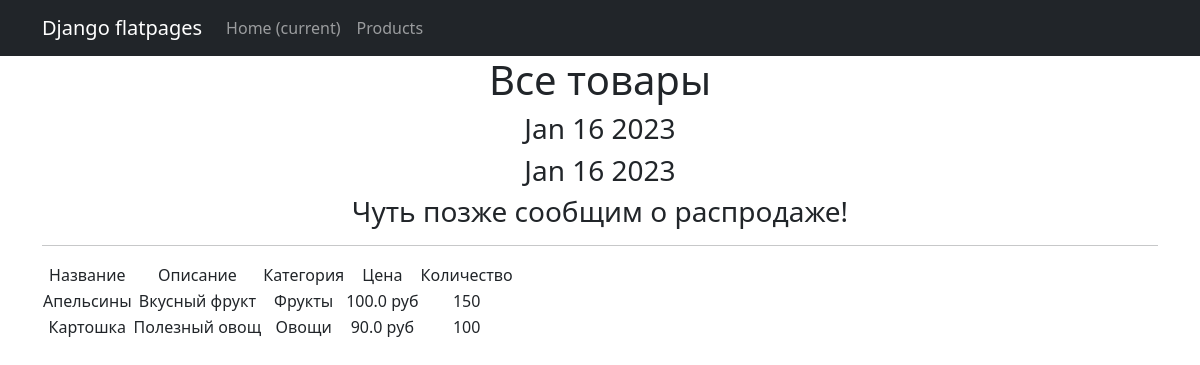
Screenshot of /products/ with the database file from the repository.
### simpleapp/models.py (models this page shows, shortened)
class Product(models.Model):
    name = models.CharField(
        max_length=50,
        unique=True, # названия товаров не должны повторяться
    )
    description = models.TextField()
    quantity = models.IntegerField(
        validators=[MinValueValidator(0)],
    )
    category = models.ForeignKey(
        to='Category',
        on_delete=models.CASCADE,
        related_name='products', # все продукты в категории будут доступны через поле products
    )
    price = models.FloatField(
        validators=[MinValueValidator(0.0)],
    )

class Category(models.Model):
    name = models.CharField(max_length=100, unique=True)

### simpleapp/views.py (the view)
# urls.py: path('', ProductsList.as_view()),
class ProductsList(ListView):
    model = Product
    ordering = 'name'
    template_name = 'products.html'
    context_object_name = 'products'
    def get_context_data(self, **kwargs):
        context = super().get_context_data(**kwargs)
        context['time_now'] = datetime.utcnow()
        context['next_sale'] = None
        return context

### simpleapp/templatetags/custom_filters.py (called while the page is built)
@register.filter()
def currency(value, code='rub'):
   postfix = CURRENCIES_SYMBOLS[code]
   return f'{value} {postfix}'

@register.simple_tag()
def current_time(format_string='%b %d %Y'):
   return datetime.utcnow().strftime(format_string)

### templates/products.html (shortened to what this page needs)
{% extends 'flatpages/default.html' %}
{% load custom_filters %}
{% load custom_tags %}
{% block content %}
   <h1>Все товары</h1>
   <h3>{{ time_now|date:'M d Y' }}</h3>
    <h3>{% current_time '%b %d %Y' %}</h3>
   <h3> {{ next_sale|default_if_none:"Чуть позже сообщим о распродаже!" }} </h3>
   <hr>
   {% if products %}
       <table>
           <tr>
               <td>Название</td>
               <td>Описание</td>
               <td>Категория</td>
               <td>Цена</td>
               <td>Количество</td>
           </tr>
           {% for product in products %}
           <tr>
               <td>{{ product.name }}</td>
               <td>{{ product.description|truncatewords:2 }}</td>
               <td>{{ product.category.name }}</td>
               <td>{{ product.price|currency }}</td>
               <td>{{ product.quantity }}</td>
           </tr>
           {% endfor %}
       </table>
   {% else %}
       <h2>Товаров нет!</h2>
   {% endif %}
{% endblock content %}

### templates/flatpages/default.html (shortened to what this page needs)
<!DOCTYPE html>
<html lang="en">
    <head>
        <link href="../static/css/styles.css" rel="stylesheet"/>
    </head>
    <body>
        <nav class="navbar navbar-expand-lg navbar-dark bg-dark static-top">
           <div class="container">
               <a class="navbar-brand" href="#">Django flatpages</a>
               <div class="collapse navbar-collapse" id="navbarResponsive">
                   <ul class="navbar-nav ml-auto">
                       <li class="nav-item active">
                           <a class="nav-link" href="#">Home
                               <span class="sr-only">(current)</span>
                           </a>
                       </li>
                       <li class="nav-item">
                           <a class="nav-link" href="/products/">Products</a>
                       </li>
                   </ul>
               </div>
           </div>
        </nav>
        <div class="container">
           <div class="row">
               <div class="col-lg-12 text-center">
                   {% block content %}{% endblock content %}
               </div>
           </div>
        </div>
    </body>
</html>

### rows the page displays
Product: name "Апельсины", description "Вкусный фрукт", category.name "Фрукты", price "100.0 руб", quantity "150"
Product: name "Картошка", description "Полезный овощ", category.name "Овощи", price "90.0 руб", quantity "100"

### other values shown
{{ time_now|date:'M d Y' }} "Jan 16 2023"
{{ next_sale|default_if_none:"Чуть позже сообщим о распродаже!" }} "Чуть позже сообщим о распродаже!"
